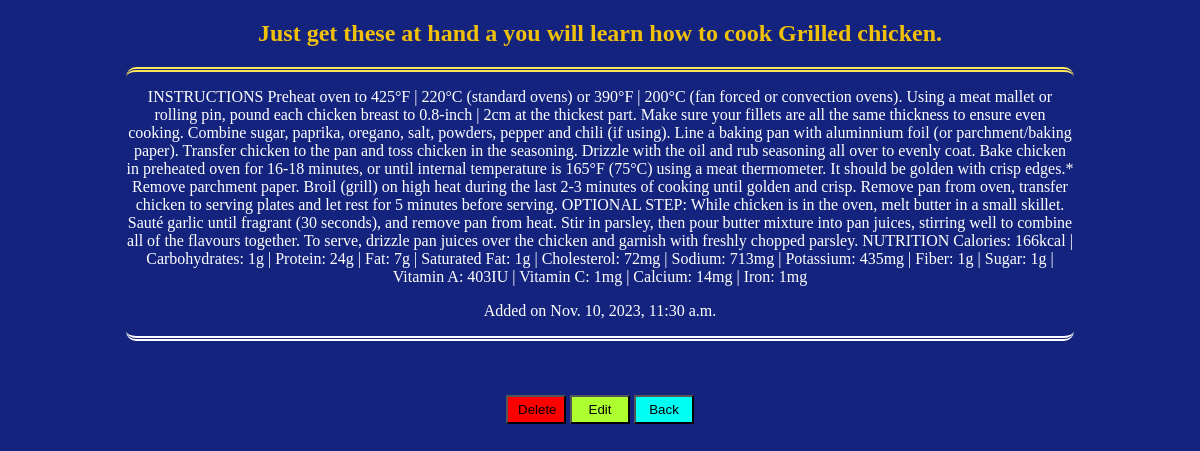
/myrecipes/6, run on the app's committed database.
### cookingrecipes/models.py (models this page shows, shortened)
class Recipe(models.Model):
    title = models.CharField(blank=False, max_length=100)
    description = models.TextField(blank=False)
    added = models.DateTimeField(auto_now=True)
    updated = models.DateField(blank=True)

### cookingrecipes/views.py (the view)
# urls.py: path('myrecipes/<int:id>', views.viewRecipe),
def viewRecipe(request, id):
    recipe = Recipe.objects.get(pk=id)
    return render(request, 'recipes/details.html', {"recipe":recipe})

### cookingrecipes/templates/recipes/details.html (shortened to what this page needs)
<!DOCTYPE html>
<html lang="en">
<head>
</head>
<body>
    <div class="recipedetails">
        <h2>Just get these at hand a you will learn how to cook {{recipe.title}}.</h2>
        <div class="details">
            <p>{{recipe.description}}</p>
        <p>Added on {{recipe.added}}</p>
        </div>
    </div><br><br><br>
    <div class="buttons">
        <button style="background-color: red;"><a href='/myrecipes/delete/{{recipe.id}}'>Delete</a></button>
        <button style="background-color: greenyellow;"><a href='/myrecipes/updateRecipe/{{recipe.id}}'>Edit</a></button>
        <button style="background-color: rgb(0, 255, 242);"><a href="/myrecipes/">Back</a></button>
    </div>
</body>
</html>

### cookingrecipes/templates/recipes/mystyles.html (style rules this page uses)
body { text-align: center; background-color: #14247e; color: rgb(241, 192, 11); }
a { color: black; text-decoration: none; }
.details { color:#ffffff; width: 80%; height: auto; margin-left: 10%; margin-right: 10%; border-width: 5px; border-bottom:5px double white; border-top:5px double #ffe65b; border-bottom-right-radius: 10px; border-bottom-left-radius: 10px; border-top-right-radius: 10px; border-top-left-radius: 10px; }
button { padding: 5px 10px 5px 10px; width: 60px; }

### data on the page
Recipe: title "Grilled chicken", description "INSTRUCTIONS Preheat oven to 425°F | 220°C (standard ovens) or 390°F | 200°C (fan forced or convection ovens). Using a meat mallet or rolling pin, pound each chicken breast to 0.8-inch | 2cm at the thickest part. Make sure your fillets are all the same thickness to ensure even cooking. Combine sugar, paprika, oregano, salt, powders, pepper and chili (if using). Line a baking pan with aluminnium foil (or parchment/baking paper). Transfer chicken to the pan and toss chicken in the seasoning. Drizzle with the oil and rub seasoning all over to evenly coat. Bake chicken in preheated oven for 16-18 minutes, or until internal temperature is 165°F (75°C) using a meat thermometer. It should be…", added "Nov. 10, 2023, 11:30 a.m."
